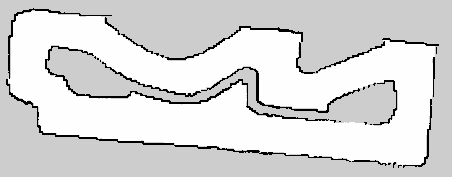
#> input picture maps/my_map.pgm, 452 x 177 px, found by its file name
$ python extract_centerline.py
#> lines starting #> are read from the running program, lines starting #| are printed output that depends on the picture
#!/usr/bin/env python3
import sys
import numpy as np
from PIL import Image
import yaml
import networkx as nx
from skimage.morphology import skeletonize
from scipy.signal import savgol_filter


def load_map(pgm_path, yaml_path):
#> called with pgm_path = 'maps/my_map.pgm', yaml_path = 'maps/my_map.yaml'
    raw = np.array(Image.open(pgm_path).transpose(Image.FLIP_TOP_BOTTOM))
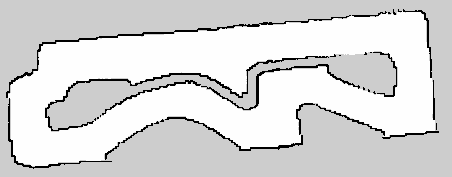
#> raw: shape (177, 452); min 0, max 254, mean 217.3
#> (the run stopped early here; a loop or call above may not have finished)

$ run again, with maps/ackermann_map.pgm copied over maps/my_map.pgm
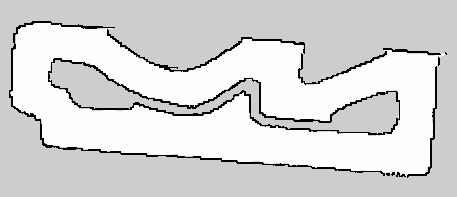
#> input picture maps/ackermann_map.pgm, 457 x 197 px, found by its file name
#> in load_map, `raw = np.array(Image.open(pgm_path).transpose(Image.FLIP_TOP_BOTTOM))`:
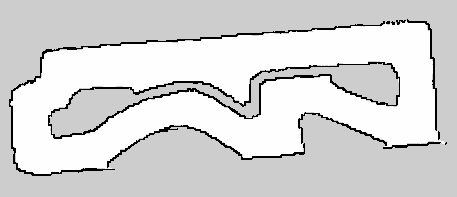
#> raw: shape (197, 457); min 0, max 254, mean 215

$ run again, with maps/current_map.pgm copied over maps/my_map.pgm
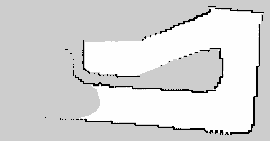
#> input picture maps/current_map.pgm, 270 x 141 px, found by its file name
#> in load_map, `raw = np.array(Image.open(pgm_path).transpose(Image.FLIP_TOP_BOTTOM))`:
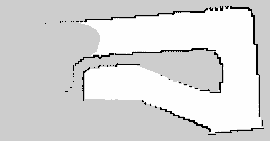
#> raw: shape (141, 270); min 0, max 254, mean 216.3
